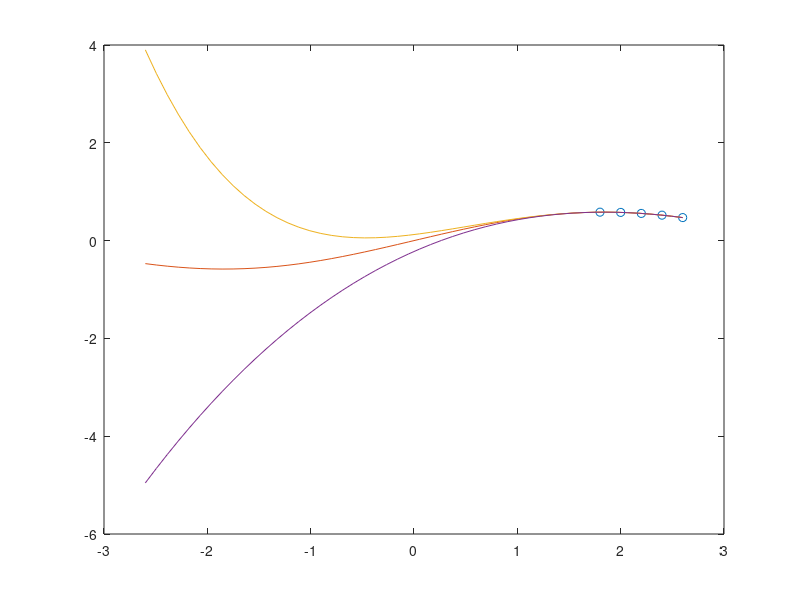

Here is the MATLAB script that generated this plot:
%Prepare workstation
close all;
clear all;
clc

%Initials 
x=[1.8 2.0 2.2 2.4 2.6];
y=[.5815 .5767 .5560 .5202 .4708];
xval=linspace(-2.6,2.6,50);


P4=polyfit(x,y,4);
y4=polyval(P4,2.1);
y4val=polyval(P4,xval)


P3=polyfit(x(1:4),y(1:4),3);
y3=polyval(P3,2.1);
y3val=polyval(P3,xval);
bestrue=besselj(1,2.1);
relp3= abs((bestrue-y3)/bestrue)*100
relp4= abs((bestrue-y4)/bestrue)*100


bes=besselj(1,xval);

plot(x,y,'o', xval, bes, xval,y4val, xval, y3val)



